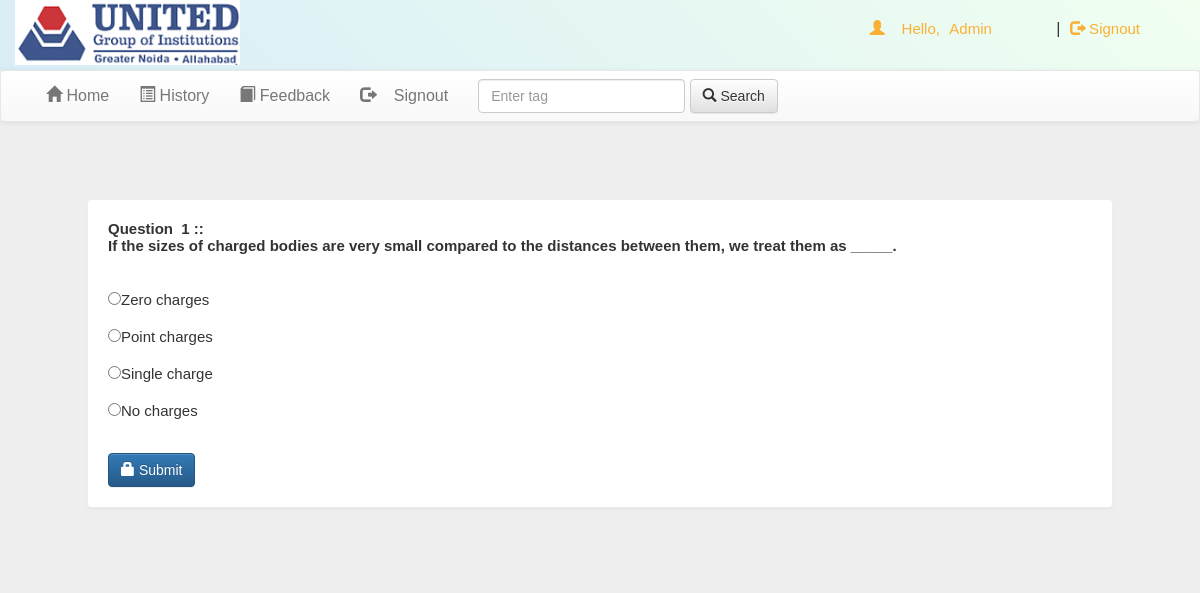
Page /user/exam/account.php?q=quiz&step=2&eid=627927ff24877&n=1&t=10 (signed in) on the committed database.
### tables this page shows
CREATE TABLE `questions` (
  `eid` text NOT NULL,
  `qid` text NOT NULL,
  `qns` text NOT NULL,
  `choice` int(10) NOT NULL,
  `sn` int(11) NOT NULL
);

CREATE TABLE `options` (
  `qid` varchar(50) NOT NULL,
  `option` varchar(5000) NOT NULL,
  `optionid` text NOT NULL
);

### user/exam/account.php (the view, shortened to what this page needs)
<!DOCTYPE html PUBLIC "-//W3C//DTD XHTML 1.0 Transitional//EN" "http://www.w3.org/TR/xhtml1/DTD/xhtml1-transitional.dtd">
<html xmlns="http://www.w3.org/1999/xhtml">
<head>
<link  rel="stylesheet" href="css/bootstrap.min.css"/>
 <link  rel="stylesheet" href="css/bootstrap-theme.min.css"/>
 <link rel="stylesheet" href="css/main.css">
 <link  rel="stylesheet" href="css/font.css">
</head>
<body>
<div class="header">
<div class="row">
<div class="col-lg-6">
<span class="logo">
  <a href="../index.php"><img src="image/primarylogo.png" style="height: 65px"></a>
</span></div>
<div class="col-md-4 col-md-offset-2">
 <?php
 include_once 'dbConnection.php';
  if(!(isset($_SESSION['email']))){
header("location:index.php");
}
else
{
$name = $_SESSION['name'];
echo '<span class="pull-right top title1" ><span class="log1"><span class="glyphicon glyphicon-user" aria-hidden="true"></span>&nbsp;&nbsp;&nbsp;&nbsp;Hello,</span> <a href="account.php?q=1" class="log log1">'.$name.'</a>&nbsp;|&nbsp;<a href="logout.php?q=account.php" class="log"><span class="glyphicon glyphicon-log-out" aria-hidden="true"></span>&nbsp;Signout</button></a></span>';
}?>
</div>
</div></div>
<div class="bg">
<nav class="navbar navbar-default title1">
  <div class="container-fluid">
    <div class="collapse navbar-collapse" id="bs-example-navbar-collapse-1">
      <ul class="nav navbar-nav">
        <li <?php if(@$_GET['q']==1) echo'class="active"'; ?> ><a href="account.php?q=1"><span class="glyphicon glyphicon-home" aria-hidden="true"></span>&nbsp;Home<span class="sr-only">(current)</span></a></li>
        <li <?php if(@$_GET['q']==2) echo'class="active"'; ?>><a href="account.php?q=2"><span class="glyphicon glyphicon-list-alt" aria-hidden="true"></span>&nbsp;History</a></li>
		    <li <?php if(@$_GET['q']==3) echo'class="active"'; ?>><a href="feedback.php"><span class="glyphicon glyphicon-book" aria-hidden="true"></span>&nbsp;Feedback</a></li>
        <li class="pull-right"> <a href="logout.php?q=account.php"><span class="glyphicon glyphicon-log-out" aria-hidden="true"></span>&nbsp;&nbsp;&nbsp;&nbsp;Signout</a></li>
		  </ul>
      <form class="navbar-form navbar-left" role="search">
        <div class="form-group">
          <input type="text" class="form-control" placeholder="Enter tag ">
        </div>
        <button type="submit" class="btn btn-default"><span class="glyphicon glyphicon-search" aria-hidden="true"></span>&nbsp;Search</button>
      </form>
    </div>
  </div>
</nav>
<div class="container">
<div class="row">
<div class="col-md-12">
<?php
if(@$_GET['q']== 'quiz' && @$_GET['step']== 2) {
$eid=@$_GET['eid'];
$sn=@$_GET['n'];
$total=@$_GET['t'];
$q=mysqli_query($con,"SELECT * FROM questions WHERE eid='$eid' AND sn='$sn' " );
echo '<div class="panel" style="margin:5%">';
while($row=mysqli_fetch_array($q) )
{
$qns=$row['qns'];
$qid=$row['qid'];
echo '<b>Question &nbsp;'.$sn.'&nbsp;::<br />'.$qns.'</b><br /><br />';
}
$q=mysqli_query($con,"SELECT * FROM options WHERE qid='$qid' " );
echo '<form action="update.php?q=quiz&step=2&eid='.$eid.'&n='.$sn.'&t='.$total.'&qid='.$qid.'" method="POST"  class="form-horizontal">
<br />';
while($row=mysqli_fetch_array($q) )
{
$option=$row['option'];
$optionid=$row['optionid'];
echo'<input type="radio" name="ans" value="'.$optionid.'">'.$option.'<br /><br />';
}
echo'<br /><button type="submit" class="btn btn-primary"><span class="glyphicon glyphicon-lock" aria-hidden="true"></span>&nbsp;Submit</button></form></div>';
}
?>
</div></div></div></div>
</body>
</html>

### user/exam/css/main.css (style rules this page uses)
body { overflow-x:hidden; width:100%; font: 15px "Century Gothic", "Times Roman", sans-serif; background:#eee; min-height:550px; background-attachment:fixed; }
.bg { min-height:540px; }
.panel { border-color:#eee; margin:40px; padding:20px; font: 15px "Century Gothic", "Times Roman", sans-serif; }
.header { background: linear-gradient(45deg, #d9edf7, transparent),honeydew; height:70px; }
.logo { font-family:'typo'; font-size:35px; color:#ffbb33; margin:15px; }
.title1 { font: 16px "Century Gothic", "Times Roman", sans-serif; }
.top { margin-top:20px; }
.log1 { font: 15px 'Ubuntu', sans-serif; color:#fbb034; margin-left:10px; }
.log { margin:10px; margin-right:60px; margin-left:5px; color:#fbb034; text-decoration:none; font-size:20px; font-size:15px; }

### rows in the picture
questions: qns "If the sizes of charged bodies are very small compared to the distances between them, we treat them as _____."
options: option "Zero charges"
options: option "Point charges"
options: option "Single charge"
options: option "No charges"

### other values in the picture
$name "Admin"
